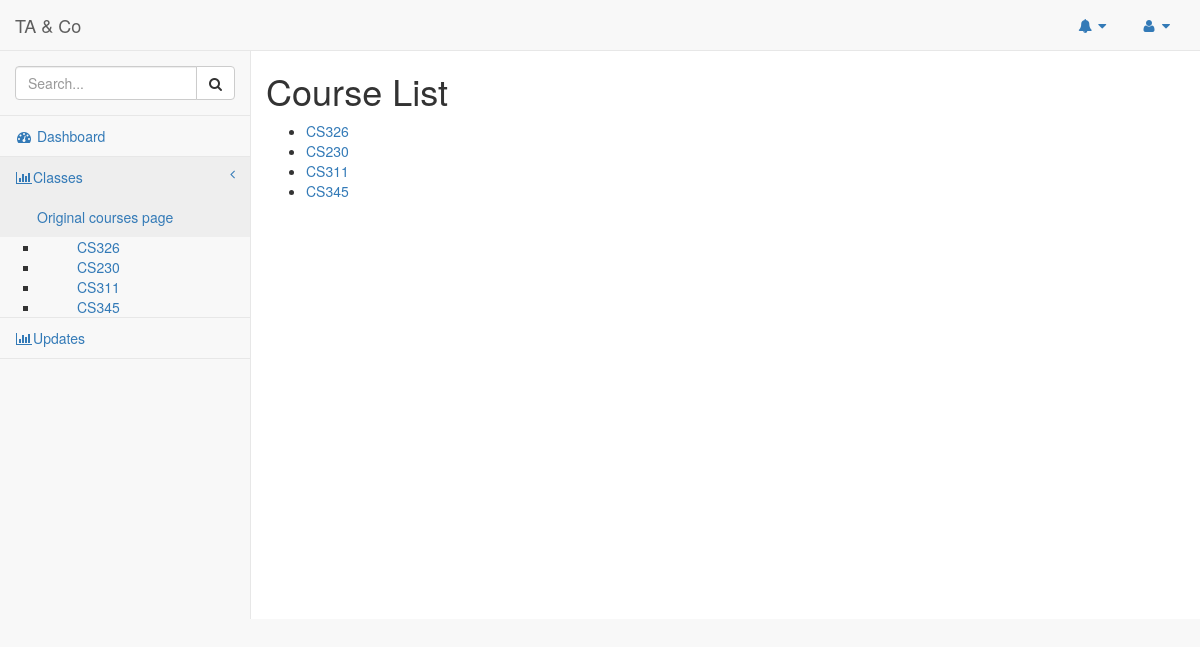
The app's page /taco/courses/ with its own data.
### taco/models.py (models this page shows, shortened)
class Course(models.Model):
	cid = models.UUIDField(primary_key=True, default=uuid.uuid4, help_text="Unique ID for the Course")
	cname = models.CharField(max_length=200, help_text="Enter Course Name")
	cdescription=models.TextField(max_length=1000, help_text="Enter a brief description of the course")
	professor=models.ForeignKey('Professor', on_delete=models.SET_NULL, null=True)
	ta=models.ManyToManyField(Ta, help_text="Select a TA for this course")
	def get_absolute_url(self):
		 return reverse('course-detail', args=[str(self.cid)])
	def __str__(self):
		return self.cname

### taco/views.py (the view)
class CourseListView(generic.ListView):
    model = Course

### taco/templates/taco/course_list.html
{% extends "base_generic.html" %}
{% block content %}
    <h1>Course List</h1>
    {% if course_list %}
    <ul>
      {% for course in course_list %}
      <li>
        <a href="{{ course.get_absolute_url }}">{{ course}}</a>
      </li>
      {% endfor %}
    </ul>
    {% else %}
      <p>There are no courses available.</p>
    {% endif %}
{% endblock %}

### taco/templates/base_generic.html (shortened to what this page needs)
<!DOCTYPE html>
<html lang="en">
<head>
    {%load static %}
    <link href="{% static 'css/vendor/bootstrap/css/bootstrap.min.css' %}" rel="stylesheet">
    <link href="{% static 'css/vendor/metisMenu/metisMenu.min.css' %}" rel="stylesheet">
    <link href="{% static 'css/dist/css/sb-admin-2.css' %}" rel="stylesheet">
    <link href="{% static 'css/vendor/morrisjs/morris.css' %}" rel="stylesheet">
    <link href="{% static 'css/vendor/font-awesome/css/font-awesome.min.css' %}" rel="stylesheet" type="text/css">
</head>
<body>
      {%load static %}
    <div id="wrapper">
        <nav class="navbar navbar-default navbar-static-top" role="navigation" style="margin-bottom: 0">
            <div class="navbar-header">
                <a class="navbar-brand" href="index.html">TA & Co</a>
            </div>
            <ul class="nav navbar-top-links navbar-right">
                <li class="dropdown">
                    <a  class="dropdown-toggle" data-toggle="dropdown" href="#">
                        <i class="fa fa-bell fa-fw"></i>
                        <i class="fa fa-caret-down"></i>
                    </a>
                </li>
                <li class="dropdown">
                    <a class="dropdown-toggle" data-toggle="dropdown" href="#">
                        <i class="fa fa-user fa-fw"></i>
                        <i class="fa fa-caret-down"></i>
                    </a>
                </li>
            </ul>
            <div class="navbar-default sidebar" role="navigation">
                <div class="sidebar-nav navbar-collapse">
                    <ul class="nav" id="side-menu">
                        <li class="sidebar-search">
                            <div class="input-group custom-search-form">
                                <input type="text" class="form-control" placeholder="Search...">
                                <span class="input-group-btn">
                                <button class="btn btn-default" type="button">
                                    <i class="fa fa-search"></i>
                                </button>
                            </span>
                            </div>
                        </li>
                        <li class="">
                            <a href="{% url 'index' %}"><i class="fa fa-dashboard fa-fw"></i> Dashboard</a>
                        </li>
                        <li class="">
                            <a href="{% url 'courses' %}"><i class="fa fa-bar-chart-o fa-fw"></i>Classes<span class="fa arrow"></span></a>
                            <ul class="nav nav-second-level collapse" aria-expanded="false" >
                                <li><a href="{% url 'courses' %}">Original courses page</a></li>
                                <div>
                                        {% if course_list %}
                                        <ul>
                                        {% for course in course_list %}
                                      <li>
                                        <a href="{{ course.get_absolute_url }}">{{ course.cname}}</a>
                                      </li>
                                      {% endfor %}
                                    </ul>
                                    {% else %}
                                      <p>There are no courses available.</p>
                                    {% endif %}
                                </div>
                            </ul>
                        </li>
                        <li>
                            <a href="{% url 'update' %}"><i class="fa fa-bar-chart-o fa-fw"></i>Updates</a>
                        </li>
                    </ul>
                </div>
            </div>
        </nav>
            <div id="page-wrapper">
            <div class="row">
                    {% block content %} {% endblock %}
            </div>
        </div>
    </div>
</body>
</html>

### records on screen
Course: cname "CS326"
Course: cname "CS230"
Course: cname "CS311"
Course: cname "CS345"
